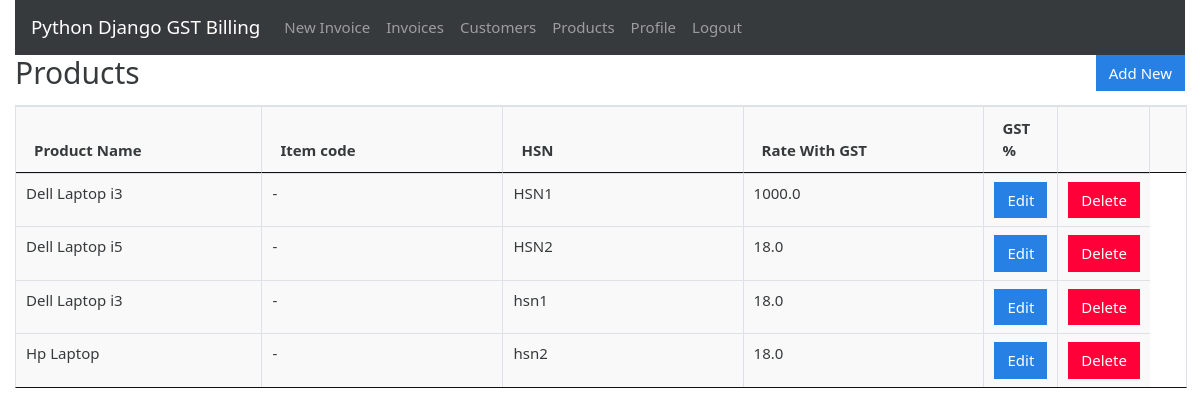
/products (signed in), run on an earlier commit of the app's database.
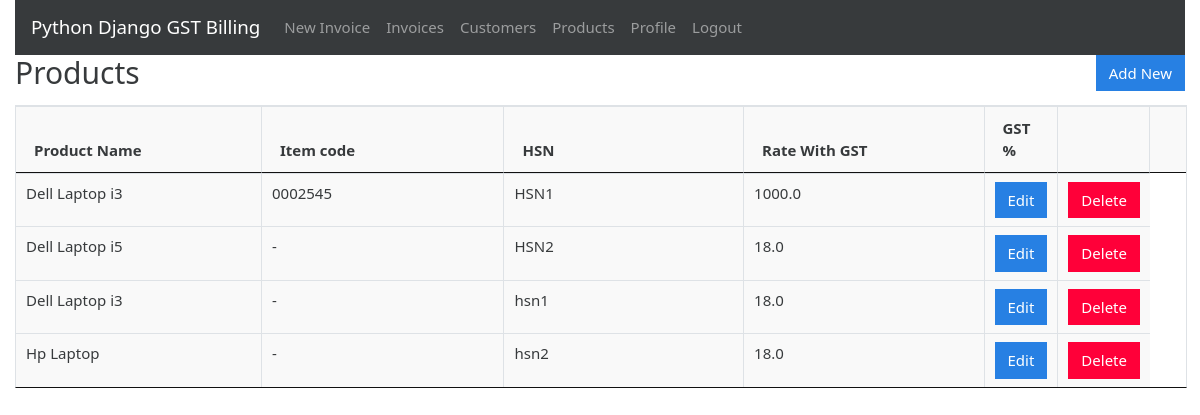
And on a later commit of the database.
### gstbillingapp/models.py (models this page shows, shortened)
class Product(models.Model):
    item_code = models.CharField(max_length=200,null=True, default="-")
    product_name = models.CharField(max_length=200)
    product_hsn = models.CharField(max_length=50, null=True, blank=True)
    product_unit = models.CharField(max_length=50)
    product_rate = models.FloatField()

### gstbillingapp/views.py (the view)
# urls.py: path('products', views.products, name='products'),
@login_required
def products(request):
    context = {}
    context['products'] = Product.objects.all()
    return render(request, 'gstbillingapp/products.html', context)

### gstbillingapp/templates/gstbillingapp/products.html (shortened to what this page needs)
{% extends "gstbillingapp/base.html" %}
{% load static %}
{% block content %}
		<div class="row">
			<div class="col">
				<h2>Products</h2>
			</div>
			<div class="col">
				<a href="{% url 'product_add' %}" id="add_product_btn"><button type="button" class="btn btn-primary">Add New</button></a>
			</div>
		</div>
		<table class="table table-bordered" id="product-table">
			<thead>
				<tr>
					<th>Product Name</th>
					<th>Item code</th>
					<th>HSN</th>
					<th>Rate With GST</th>
					<th>GST %</th>
					<th></th>
					<th></th>
				</tr>
			</thead>
			<tbody class="two-col-form">
				{% for product in products %}
				<tr>
	 				<td>{{product.product_name}}</td>
	 				<td>{{product.item_code}}</td>
	 				<td>{{product.product_hsn}}</td>
	 				<td>{{product.product_rate}}</td>
	 				<td><a href="{% url 'product_edit' product.id %}"><button type="button" class="btn btn-primary">Edit</button></a></td>
	 				<td><button type="button" class="btn btn-danger" data-toggle="modal" data-target="#productDeleteModal" data-product-id="{{product.id}}" data-product-name="{{product.product_name}}">Delete</button></td>
				</tr>
				{% endfor %}
			</tbody>
		</table>
{% endblock %}

What changed in the data, as far as the page shows it:
changed Product "HSN1": item_code "-" → "0002545"
